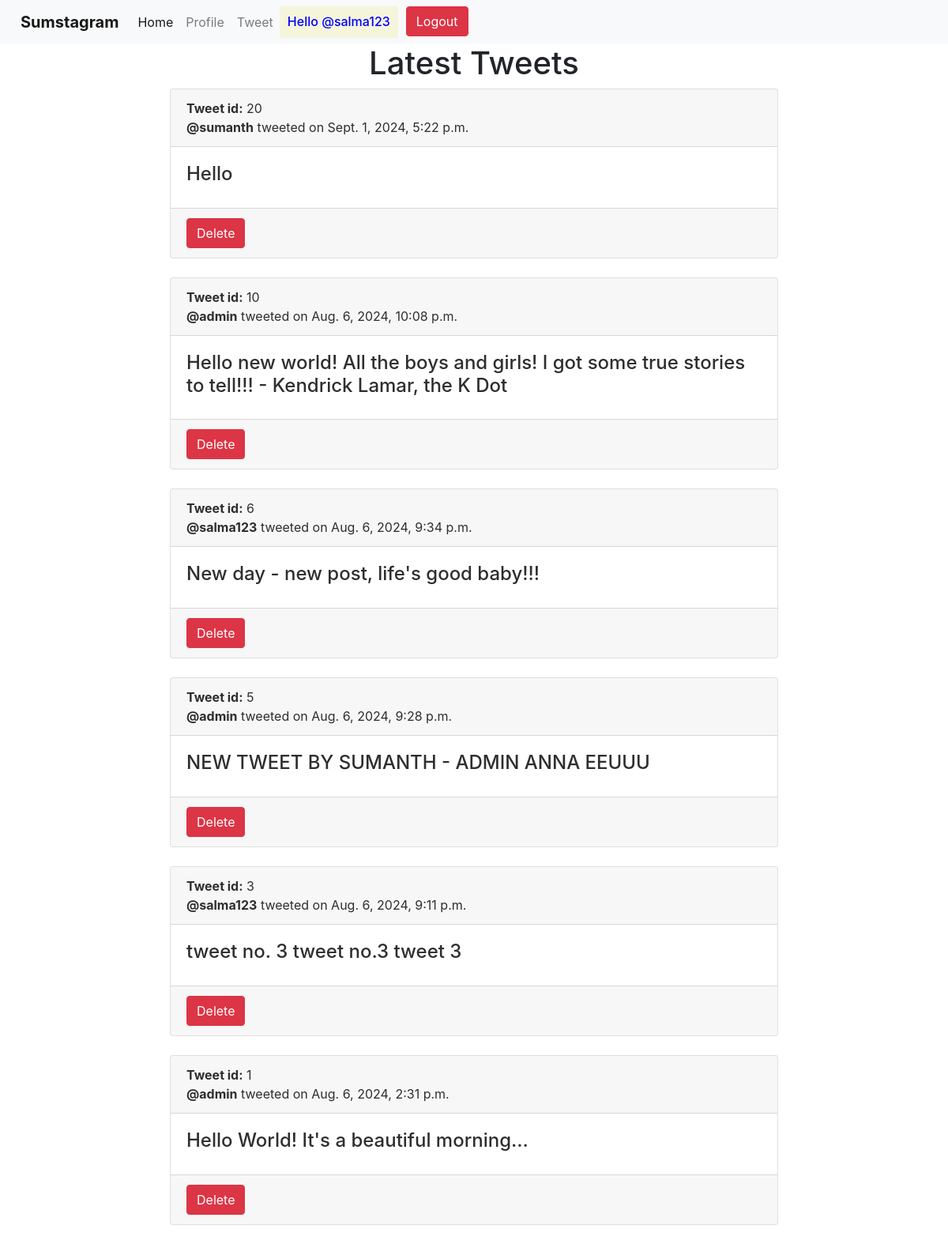
/ (signed in), run on the app's committed database.
### app1/models.py (models this page shows, shortened)
class Tweet(models.Model):
    usern = models.CharField(max_length=20)
    date = models.DateTimeField(auto_now_add=True)
    tweet = models.CharField(max_length=300)
    likes = models.ManyToManyField(User, related_name="post_likes")
    dislikes = models.ManyToManyField(User, related_name="post_dislikes")

### app1/views.py (the view)
# urls.py: path("", views.render_home, name="home"),
def render_home(request):
    all = Tweet.objects.all()[::-1]
    print(request.user)
    return render(request, "index.html", {"all": all})

### templates/index.html (shortened to what this page needs)
<!DOCTYPE html>
<html lang="en">
<!doctype html>
<html lang="en">
<head>
    <link href="https://cdn.jsdelivr.net/npm/bootstrap@5.3.3/dist/css/bootstrap.min.css" rel="stylesheet"
>
</head>
<body>
    {% include 'navbar.html' %}
    <h1 align="center">Latest Tweets</h1>
    {% for j in all %}
    <div class="container col-lg-8">
        <div class="card">
    <a href="{% url 'display' j.id %}" style="text-decoration: none; color: rgb(47, 46, 46)">
    <div class="card-header">
        <strong>Tweet id:</strong> {{ j.id }} <br> <strong>@{{ j.usern }}</strong> tweeted on {{ j.date }}
    </div>
    <div class="card-body">
        <h4>{{ j.tweet }}</h4>
    </div>
    </a>
    <div class="card-footer">
    <a href="{% url 'delete' j.id %}"><button class="btn btn-danger">Delete</button></a>
    </div>
    </div>
</div>
    <br>
    {% endfor %}
</body>
</html>
</html>

### templates/navbar.html (shortened to what this page needs)
<link rel="stylesheet" href="https://cdn.jsdelivr.net/npm/bootstrap@4.0.0/dist/css/bootstrap.min.css">
<nav class="navbar navbar-expand-lg navbar-light bg-light">
  <a class="navbar-brand" href="{% url 'home' %}" style="padding-left: 10px;"><strong>Sumstagram</strong></a>
  <div class="collapse navbar-collapse" id="navbarSupportedContent">
    <ul class="navbar-nav mr-auto">
      <li class="nav-item active">
        <a class="nav-link" href="{% url 'home' %}">Home</a>
      </li>
      <li class="nav-item">
        <a class="nav-link" href="{% url 'profile' %}">Profile</a>
      </li>
      <li class="nav-item">
        <a class="nav-link" href="{% url 'create' %}">Tweet</a>
      </li>
      {% if request.user.is_authenticated %}
      <div style="background-color: beige; border: 10px">
      <h6 align="center" style="padding-top: 10px; padding-left: 10px; padding-right: 10px; color: blue">Hello @{{ request.user.username }}</h6>
    </div>
      <li >
        <a href="{% url 'logout' %}" style="padding-left: 10px;">
        <button class="btn btn-danger my-2 my-sm-0" type="submit">Logout</button>
      </a>
      </li>
      {% endif %}
    </ul>
  </div>
</nav>

### data on the page
Tweet: id "20", usern "sumanth", date "Sept. 1, 2024, 5:22 p.m.", tweet "Hello"
Tweet: id "10", usern "admin", date "Aug. 6, 2024, 10:08 p.m.", tweet "Hello new world! All the boys and girls! I got some true stories to tell!!! - Kendrick Lamar, the K Dot"
Tweet: id "6", usern "salma123", date "Aug. 6, 2024, 9:34 p.m.", tweet "New day - new post, life's good baby!!!"
Tweet: id "5", usern "admin", date "Aug. 6, 2024, 9:28 p.m.", tweet "NEW TWEET BY SUMANTH - ADMIN ANNA EEUUU"
Tweet: id "3", usern "salma123", date "Aug. 6, 2024, 9:11 p.m.", tweet "tweet no. 3 tweet no.3 tweet 3"
Tweet: id "1", usern "admin", date "Aug. 6, 2024, 2:31 p.m.", tweet "Hello World! It's a beautiful morning..."

### other printed values
{{ request.user.username }} "salma123"
